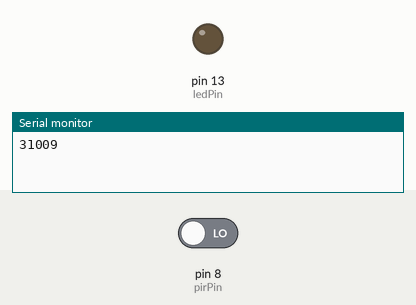
Simulated run of this sketch. Board: Arduino Uno, built with avr-gcc and run on an emulated ATmega328P. On the bench: output pins drawn as LEDs (lit = HIGH), the last lines printed to the serial monitor. Inputs (shaded band) come from the test bench; at power-on: pin 8 (pirPin) LOW.

Above: at 1.2 s.
1.3 s: pin 8 (pirPin) driven HIGH
At 2.5 s:
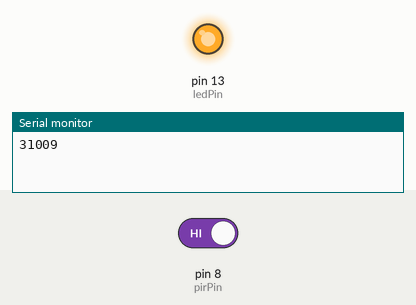
2.8 s: pin 8 (pirPin) driven LOW
At 3.7 s:
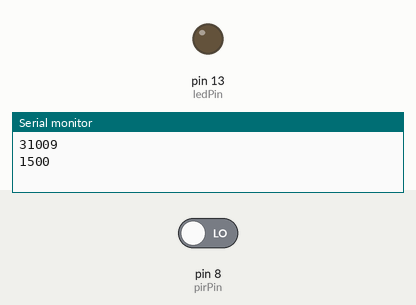
Timing chart, 0 to 5.8 s (numbered marks = the images above; inputs shaded):
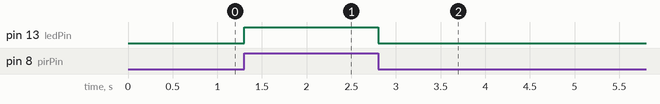

Measured:
- after the input at 1.3 s, pin 13 (ledPin): LOW → HIGH at once
- after the input at 2.8 s, pin 13 (ledPin): HIGH → LOW at once

The sketch:

motion-sensor.ino
```cpp
const int pirPin = 8;
const int ledPin = 13;

long time;
boolean stateChanged;

void setup() {
  pinMode(pirPin, INPUT);
  pinMode(ledPin, OUTPUT);

  Serial.begin(9600);
  while(!Serial);
  Serial.println('Serial is ready!');
}

void loop() {
  int sensorValue = digitalRead(pirPin);

  if(sensorValue == HIGH) {
    digitalWrite(ledPin, HIGH);
    if(stateChanged == false) {
      stateChanged = true;
      time = millis();
    }
  } else {
    if (stateChanged) {
      Serial.println(millis() - time);
      stateChanged = false;
    }
    digitalWrite(ledPin, LOW);
  }

}
```
